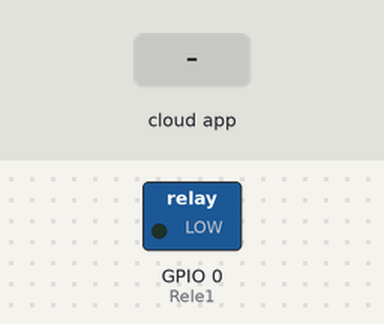
The sketch below on a simulated ESP8266 (NodeMCU). Shown: switched loads named in the sketch (green lamp = pin HIGH). The inputs (shaded band) are chosen by the test bench. WiFi joins after 1.5 s; servers stay silent unless stated; what the sketch prints to the serial monitor is not drawn.

Above: at 2.7 s.
2.8 s: the phone or cloud app sets Luz.Bancada to 64
At 3.2 s:
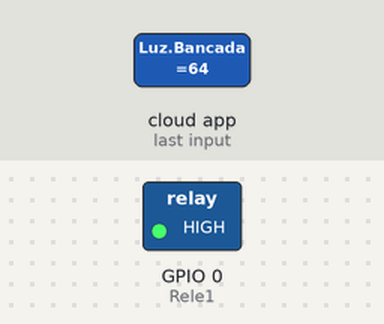
4.3 s: the phone or cloud app sets Luz.Bancada to 0
At 5.5 s:
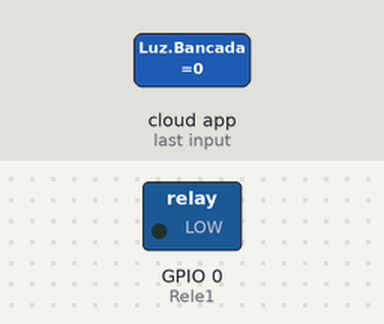
5.8 s: the phone or cloud app sets Luz.Bancada to 128
At 6.7 s:
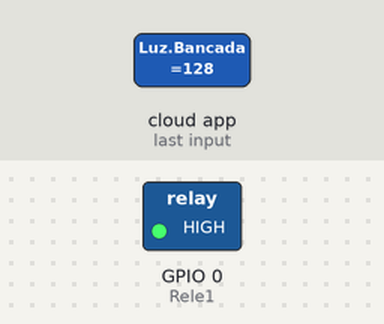
Timing chart, 0 to 8.8 s (numbered marks = the images above; inputs shaded):
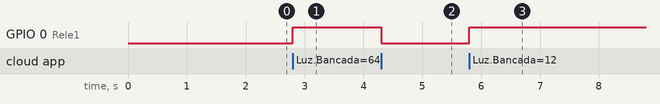

Measured:
- after the input at 2.8 s, GPIO 0 (Rele1): LOW → HIGH at once
- after the input at 4.3 s, GPIO 0 (Rele1): HIGH → LOW at once
- after the input at 5.8 s, GPIO 0 (Rele1): LOW → HIGH at once

The sketch:

EspalexaBasic.ino
```cpp
/*
 * This is a basic example on how to use Espalexa and its device declaration methods.
 */
#ifdef ARDUINO_ARCH_ESP32
#include <WiFi.h>
#else
#include <ESP8266WiFi.h>
#endif
#include <Espalexa.h>

// prototypes
boolean connectWifi();


//callback functions
void firstLightChanged(uint8_t brightness);
void secondLightChanged(uint8_t brightness);
void thirdLightChanged(uint8_t brightness);

// Change this!!
const char* ssid = "Rede Casa";
const char* password = "gerlianexavier23";

boolean wifiConnected = false;

#define Rele1 0

Espalexa espalexa;

EspalexaDevice* device3; //this is optional

void setup()
{
  pinMode(Rele1, OUTPUT);
  Serial.begin(115200);
  // Initialise wifi connection
  wifiConnected = connectWifi();

  if(wifiConnected){

    // Define your devices here.
    espalexa.addDevice("Luz Bancada", firstLightChanged); //simplest definition, default state off
    espalexa.addDevice("Light 2", secondLightChanged, 255); //third parameter is beginning state (here fully on)

    device3 = new EspalexaDevice("Light 3", thirdLightChanged); //you can also create the Device objects yourself like here
    espalexa.addDevice(device3); //and then add them
    device3->setValue(128); //this allows you to e.g. update their state value at any time!

    espalexa.begin();

  } else
  {
    while (1) {
      Serial.println("Cannot connect to WiFi. Please check data and reset the ESP.");
      delay(2500);
    }
  }
}

void loop()
{
   espalexa.loop();
   delay(1);
}

//our callback functions
void firstLightChanged(uint8_t brightness) {
    Serial.print("Device 1 changed to ");

    //do what you need to do here

    //EXAMPLE
    if (brightness) {
      Serial.print("ON, brightness ");
      Serial.println(brightness);
      digitalWrite(Rele1, HIGH);
    }
    else  {
      Serial.println("OFF");
      digitalWrite(Rele1, LOW);
    }
}

void secondLightChanged(uint8_t brightness) {
  //do what you need to do here
}

void thirdLightChanged(uint8_t brightness) {
  //do what you need to do here
}

// connect to wifi – returns true if successful or false if not
boolean connectWifi(){
  boolean state = true;
  int i = 0;

  WiFi.mode(WIFI_STA);
  WiFi.begin(ssid, password);
  Serial.println("");
  Serial.println("Connecting to WiFi");

  // Wait for connection
  Serial.print("Connecting...");
  while (WiFi.status() != WL_CONNECTED) {
    delay(500);
    Serial.print(".");
    if (i > 20){
      state = false; break;
    }
    i++;
  }
  Serial.println("");
  if (state){
    Serial.print("Connected to ");
    Serial.println(ssid);
    Serial.print("IP address: ");
    Serial.println(WiFi.localIP());
  }
  else {
    Serial.println("Connection failed.");
  }
  return state;
}
```
